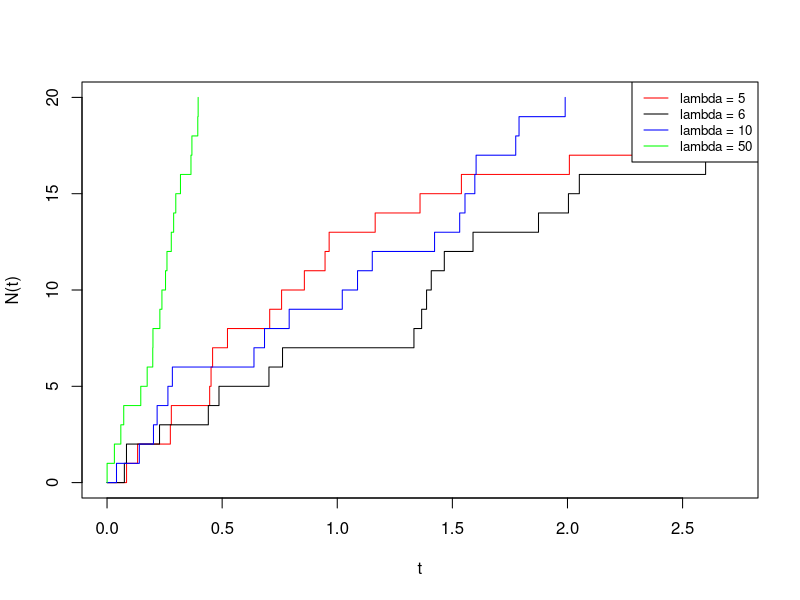
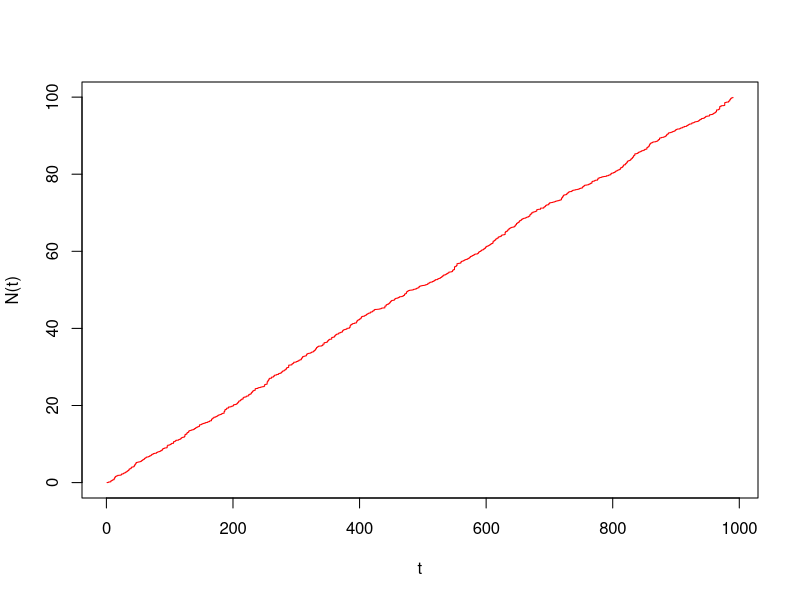

Reproduce these figures in R, in order.
# Simulation en fonction du nombres d'évènements

# n: nombre d'évènements
simul_poisson <- function(n, lambda) {
  temps_inter_arrivee <- cumsum(rexp(n, lambda))
  occurences <- c(0, temps_inter_arrivee)

  return(occurences)
}


# simulation d'un processus de Poisson de paramètre 5 et de taille 20
t_20_5 <- simul_poisson(20, 5)
t_20_6 <- simul_poisson(20, 6)
t_20_10 <- simul_poisson(20, 10)
t_20_1 <- simul_poisson(20, 50)

events_number <- c(0:20)

# affichage du nombre d'évènements en fonction du temps
plot(t_20_5, events_number, type = "s", ylab = "N(t)", xlab = "t", col = "red")
lines(t_20_6, events_number, type = "s", col = "black")
lines(t_20_10, events_number, type = "s", col = "blue")
lines(t_20_1, events_number, type = "s", col = "green")

legend("topright",
  legend = c(
    "lambda = 5", "lambda = 6", "lambda = 10", "lambda = 50"
  ),
  col = c("red", "black", "blue", "green"),
  lty = 1, cex = 0.8
)


# Simulation en fonction du temps
simul_poisson_temps <- function(temps, lambda) {
  occurences <- c(0)
  temps_inter_arrivee <- rexp(1, lambda)

  while (temps_inter_arrivee < temps) {
    occurences <- c(occurences, temps_inter_arrivee)
    temps_inter_arrivee <- temps_inter_arrivee + rexp(1, lambda)
  }

  return(occurences)
}

t <- simul_poisson_temps(100, 10)
plot(t, type = "s", ylab = "N(t)", xlab = "t", col = "red")

# test statistique (de Kolmogorov-Smirnov) pour vérifier
# qu'on a bien un processus de poisson
# On regarde si les temps inter-arrivées suivent une loi exponentielle
# de paramètre 1/lambda
ks.test(diff(t), "pexp", 1 / 10)
